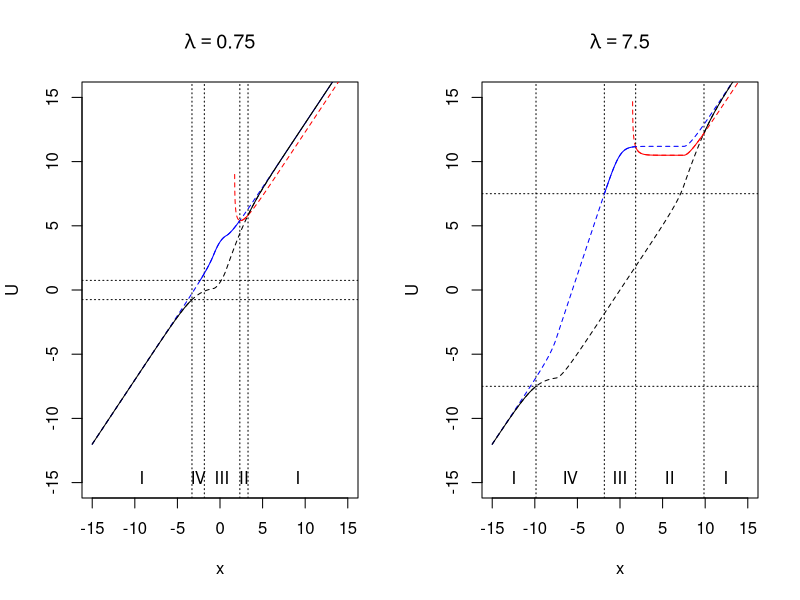
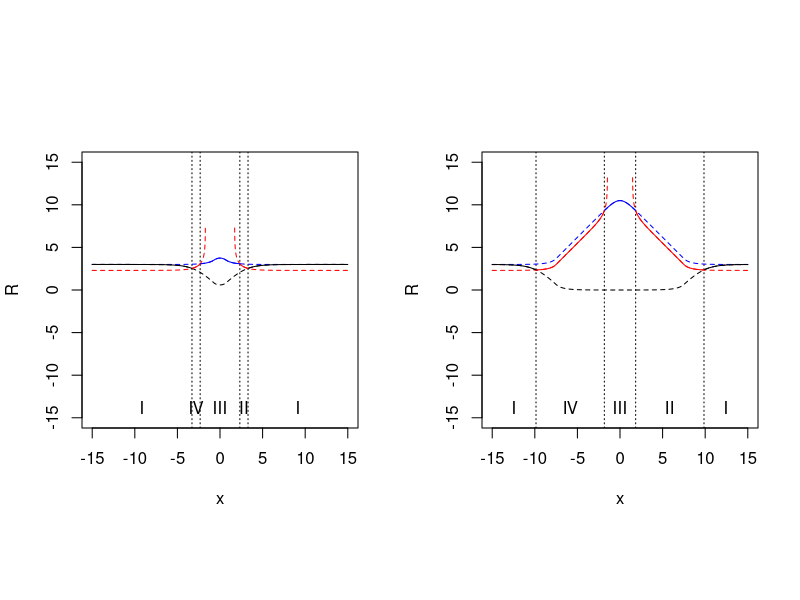
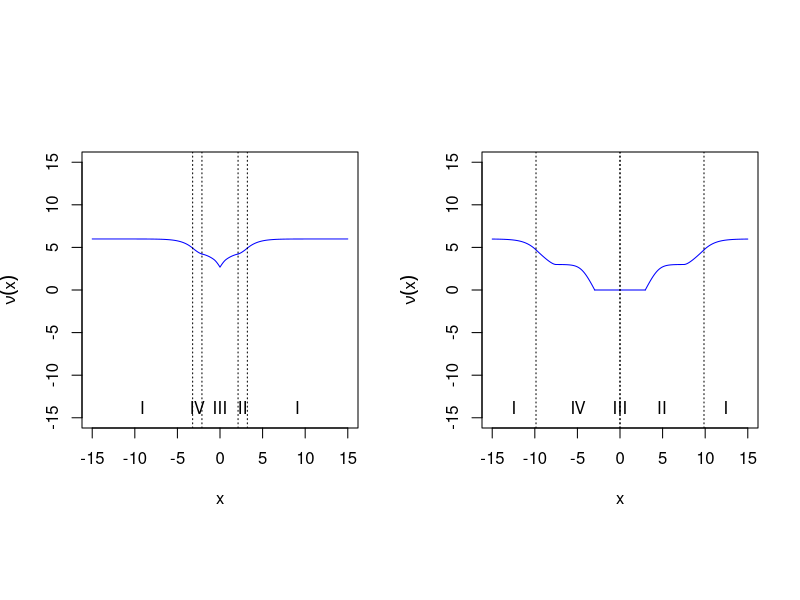

Generate these figures, in order, with R:
#--------------------------------------------------------------------------------------------------------------------#
# On frequentist coverage of Bayesian credible sets for estimation of the mean under constraints
# Duisters & Schmidt-Hieber
# Math Institute, Leiden University
# June 2019
#--------------------------------------------------------------------------------------------------------------------#
#--------------------------------------------------------------------------------------------------------------------#
# source functions
library(rmutil) #dlaplace

#--------------------------------------------------------------------------------------------------------------------#
# Plots
#--------------------------------------------------------------------------------------------------------------------#
# Fig 3: Visualize R functions
dist <- "Lap"

# localize g and G functions
if(dist=="Lap"){
  g <- function(x,theta0=0){dlaplace(x,m=theta0,s=1)}
  G <- function(x,theta0=0){plaplace(x,m=theta0,s=1)}  
  Ginv <- function(p){qlaplace(p)}
}
if(dist=="Normal"){
  g <- function(x,theta0=0){dnorm(x,theta0,1)}
  G <- function(x,theta0=0){pnorm(x,theta0,1)}
  Ginv <- function(p){qnorm(p)}  # make precise by always considering small p as opposed to large  
}
if(dist=="t3"){
  g <- function(x,theta0=0){dt(x,3)}
  G <- function(x,theta0=0){pt(x,3)}  
  Ginv <- function(p){qt(p,3)}
}
if(dist=="t5"){
  g <- function(x,theta0=0){dt(x,5)}
  G <- function(x,theta0=0){pt(x,5)}  
  Ginv <- function(p){qt(p,5)}
}
if(dist=="Cauchy"){
  g <- function(x,theta0=0){dcauchy(x,theta0,1)}
  G <- function(x,theta0=0){pcauchy(x,theta0,1)}  
  Ginv <- function(p){qcauchy(p)}
}

# R functions
R1f <- function(x,alpha,w,lambda){Ginv(pmax(0,pmin(1,1 - alpha/2 - (1-w)/(2*w)*alpha*g(x)-((1-alpha)/2)*(G(lambda-x)-G(-lambda-x)))))}
R2f <- function(x,alpha,w,lambda){Ginv(pmax(0,pmin(1,1 - alpha - (1-w)/w*alpha*g(x)+alpha*(G(lambda-x)-G(-lambda-x)) + G(-lambda-x))))}
R3f <- function(x,alpha,w,lambda){Ginv(pmax(0,pmin(1,1 - alpha/2 - (1-w)/(2*w)*alpha*g(x)+(alpha/2)*(G(lambda-x)-G(-lambda-x)))))}

alpha <- 0.05
lambdas <- c(0.75,7.5)
w <- 1
#w<-0.2

pdf("Figures/figR.pdf",width=9)

xgrid <- seq(-15,15,0.01)
par(mfrow=c(1,length(lambdas)),pty="s")
for(lambda in lambdas){
  
  # get R
  R1 <- R1f(xgrid,alpha,w,lambda)
  R2 <- R2f(xgrid,alpha,w,lambda)
  R3 <- R3f(xgrid,alpha,w,lambda)
  
  plot(xgrid,xgrid,type="n",xlab="x",ylab="R",ylim=c(-15,15),asp=1) #main=bquote(lambda==.(lambda))
  
  x1 <- xgrid[xgrid > lambda + R1]
  x2 <- xgrid[(xgrid > 0) & (-lambda + R3 < xgrid) & (xgrid <= lambda + R1)  ]
  x3 <- xgrid[abs(xgrid) <= -lambda + R3]
  x4 <- (-x2)
  x5 <- xgrid[-xgrid > lambda + R1]
  
  #abline(v=c(max(x5),min(x3),max(x3),min(x1)),lty=3)
  #mtext(c("I","IV","III","II","I"),side=1,adj=0.5,line=-1.5,at=c((min(xgrid)+max(x5))/2,(max(x5)+min(x3))/2,(min(x3)+max(x3))/2,(max(x3)+min(x1))/2,(min(x1)+max(xgrid))/2))
  abline(v=c(max(x5),max(x4),min(x2),min(x1)),lty=3)
  mtext(c("I","IV","III","II","I"),side=1,adj=0.5,line=-1.5,at=c((min(xgrid)+max(x5))/2,(max(x5)+max(x4))/2,(max(x4)+min(x2))/2,(min(x2)+min(x1))/2,(min(x1)+max(xgrid))/2))
  
  lines(xgrid,R1,lty=2)
  lines(xgrid,R2,col="red",lty=2)
  lines(xgrid,R2f(-xgrid,alpha,w,lambda),col="red",lty=2)
  lines(xgrid,R3,col="blue",lty=2)
  
  # exclude |x| <= t_alpha
  ta <-xgrid[((w/(1-w))*(G(xgrid - lambda) + G(-xgrid - lambda))/g(xgrid)) <= (alpha/(1-alpha))]
  if(length(ta)>0){
    polygon(x=c(-ta,ta,ta,-ta,-ta),y=c(-100,-100,100,100,-100),col="grey")
  }
  
  
  lines(x1,R1f(x1,alpha,w,lambda),lty=1)
  lines(x2,R2f(x2,alpha,w,lambda),col="red",lty=1)
  lines(x3,R3f(x3,alpha,w,lambda),col="blue",lty=1)
  lines(x4,R2f(-x4,alpha,w,lambda),col="red",lty=1)
  lines(x5,R1f(x5,alpha,w,lambda),lty=1)
  
  #legend("topleft",c(expression(R[1](x)),expression(paste(R[2](-x),",",R[2](x))),expression(R[3](x))),lty=c(1,1,1),col=c(1,"red","blue"),bg="white",box.col="white",seg.len=2)
  
}

dev.off()

# check, should give the same as FigLU :
# plot U
par(mfrow=c(1,length(lambdas)))
for(lambda in lambdas){
  plot(xgrid,xgrid,type="n",xlab="x",ylab="U",ylim=c(-15,15),main=bquote(lambda==.(lambda)))
  
  lines(xgrid,xgrid+R1f(xgrid,alpha,w,lambda),lty=2)
  lines(xgrid,xgrid+R2f(xgrid,alpha,w,lambda),col="red",lty=2)
  lines(xgrid,xgrid+R3f(xgrid,alpha,w,lambda),col="blue",lty=2)

  x1 <- x2 <- x3 <- x5 <-  numeric(0)
  x1 <- xgrid[xgrid > lambda + R1f(xgrid,alpha,w,lambda)]
  x5 <- xgrid[-xgrid > lambda + R1f(xgrid,alpha,w,lambda)]
  x2 <- xgrid[(xgrid > 0) & (-lambda + R3f(xgrid,alpha,w,lambda) < xgrid) & (xgrid <= lambda + R1f(xgrid,alpha,w,lambda))]
  x3 <- xgrid[abs(xgrid) <= -lambda + R3f(xgrid,alpha,w,lambda)]
  
  abline(h=c(-lambda,lambda),lty=3)
  #abline(v=c(max(x5),min(x3),max(x3),min(x1)),lty=3)
  #mtext(c("I","IV","III","II","I"),side=1,adj=0.5,line=-1.5,at=c((min(xgrid)+max(x5))/2,(max(x5)+min(x3))/2,(min(x3)+max(x3))/2,(max(x3)+min(x1))/2,(min(x1)+max(xgrid))/2))
  abline(v=c(max(x5),max(x4),min(x2),min(x1)),lty=3)
  mtext(c("I","IV","III","II","I"),side=1,adj=0.5,line=-1.5,at=c((min(xgrid)+max(x5))/2,(max(x5)+max(x4))/2,(max(x4)+min(x2))/2,(min(x2)+min(x1))/2,(min(x1)+max(xgrid))/2))
  
  
  if(length(x1)>0){lines(x1,x1+R1f(x1,alpha,w,lambda),lty=1)}
  if(length(x5)>0){lines(x5,x5+R1f(x5,alpha,w,lambda),lty=1)}
  if(length(x2)>0){lines(x2,x2+R2f(x2,alpha,w,lambda),col="red",lty=1)}
  if(length(x3)>0){lines(x3,x3+R3f(x3,alpha,w,lambda),col="blue",lty=1)}
  
}

# ---------------------------------------------------------------------------------------- #
# Lebesgue measure HPD credible set

# t_alpha (when HPD is not only zero)
feas <- function(x){((w/(1-w))*(G(x - lambda) + G(-lambda - x))/g(x)) > alpha/(1-alpha)}


alpha <- 0.05
lambdas <- c(0.75,7.5)
w <- 1
w<-0.2

#pdf("Figures/figsize.pdf",width=9)
pdf("Figures/figsizeSI.pdf",width=9) #w=0.2

xgrid <- seq(-15,15,0.01)
par(mfrow=c(1,length(lambdas)),pty="s")
for(lambda in lambdas){
  plot(xgrid,xgrid,type="n",xlab="x",ylab=expression(nu(x)),ylim=c(-15,15),asp=1) #expression(paste("Lebesgue measure of ",HPD[alpha]))
  
  x1 <- xgrid[(xgrid > lambda + R1f(xgrid,alpha,w,lambda))]
  x2 <- xgrid[(xgrid > 0) & (-lambda + R3f(xgrid,alpha,w,lambda) < xgrid) & (xgrid <= lambda + R1f(xgrid,alpha,w,lambda))  ]
  x3 <- xgrid[(abs(xgrid) <= -lambda + R3f(xgrid,alpha,w,lambda))]
  x4 <- (-x2)
  x5 <- xgrid[(-xgrid > lambda + R1f(xgrid,alpha,w,lambda))]
  
  lines(x1[feas(x1)],2*R1f(x1[feas(x1)],alpha,w,lambda),col="blue") # black
  lines(x2[feas(x2)],x2[feas(x2)]+R2f(x2[feas(x2)],alpha,w,lambda)-lambda,col="blue") #green
  lines(x3[feas(x3)],2*R3f(x3[feas(x3)],alpha,w,lambda)-2*lambda,col="blue") # blue
  lines(x4[feas(x4)],-x4[feas(x4)]+R2f(-x4[feas(x4)],alpha,w,lambda)-lambda,col="blue") # red
  lines(x5[feas(x5)],2*R1f(x5[feas(x5)],alpha,w,lambda),col="blue") # black
 
  lapply(list(x1,x2,x3,x4,x5),function(x)lines(x[feas(x)==F],rep(0,sum(feas(x)==F)),col="blue")) # draw zero size for HPD(x)={0}.
   
  abline(v=c(max(x5),max(x4),min(x2),min(x1)),lty=3)
  mtext(c("I","IV","III","II","I"),side=1,adj=0.5,line=-1.5,at=c((min(xgrid)+max(x5))/2,(max(x5)+max(x4))/2,(max(x4)+min(x2))/2,(min(x2)+min(x1))/2,(min(x1)+max(xgrid))/2))
  
}

dev.off()
